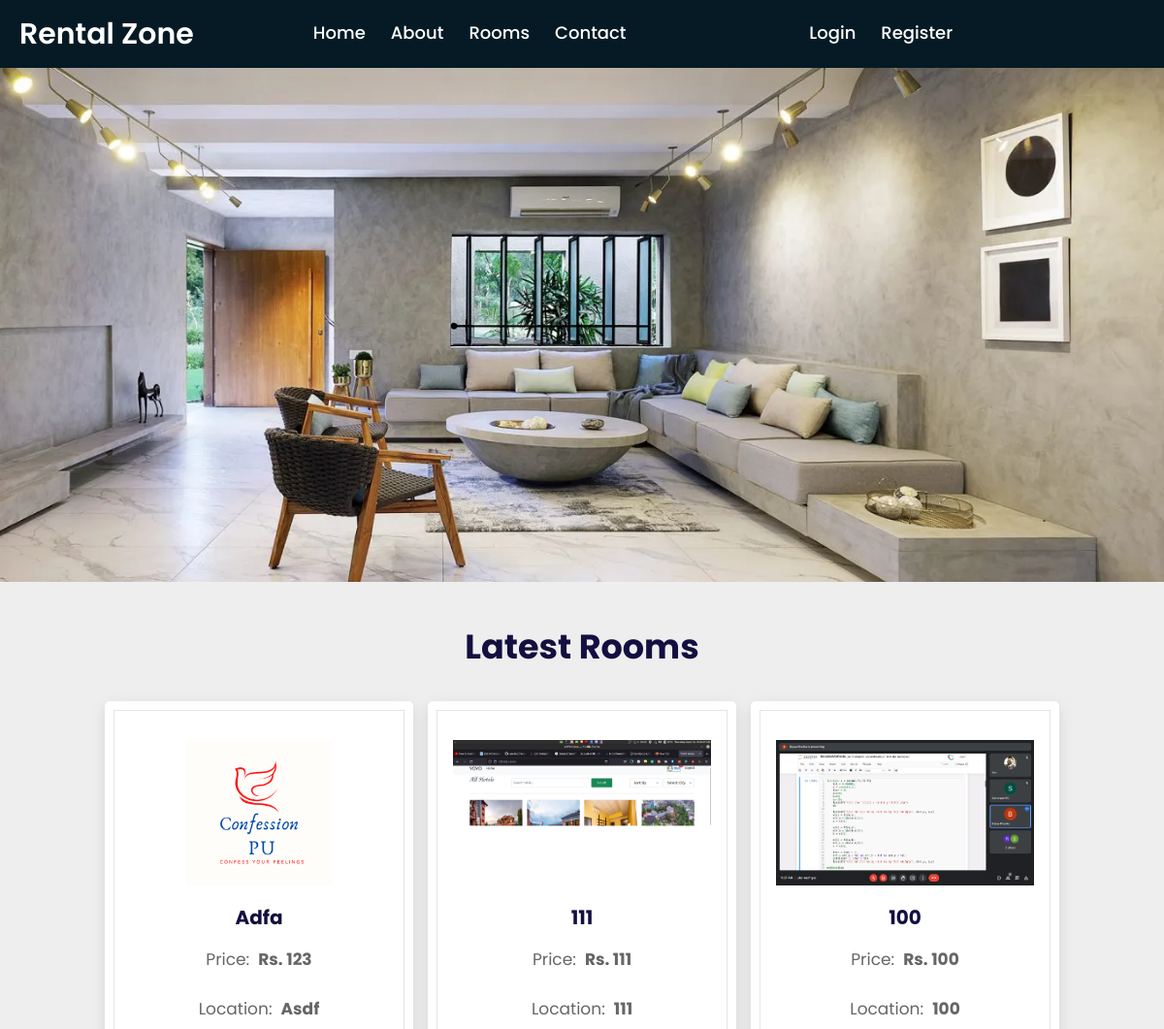
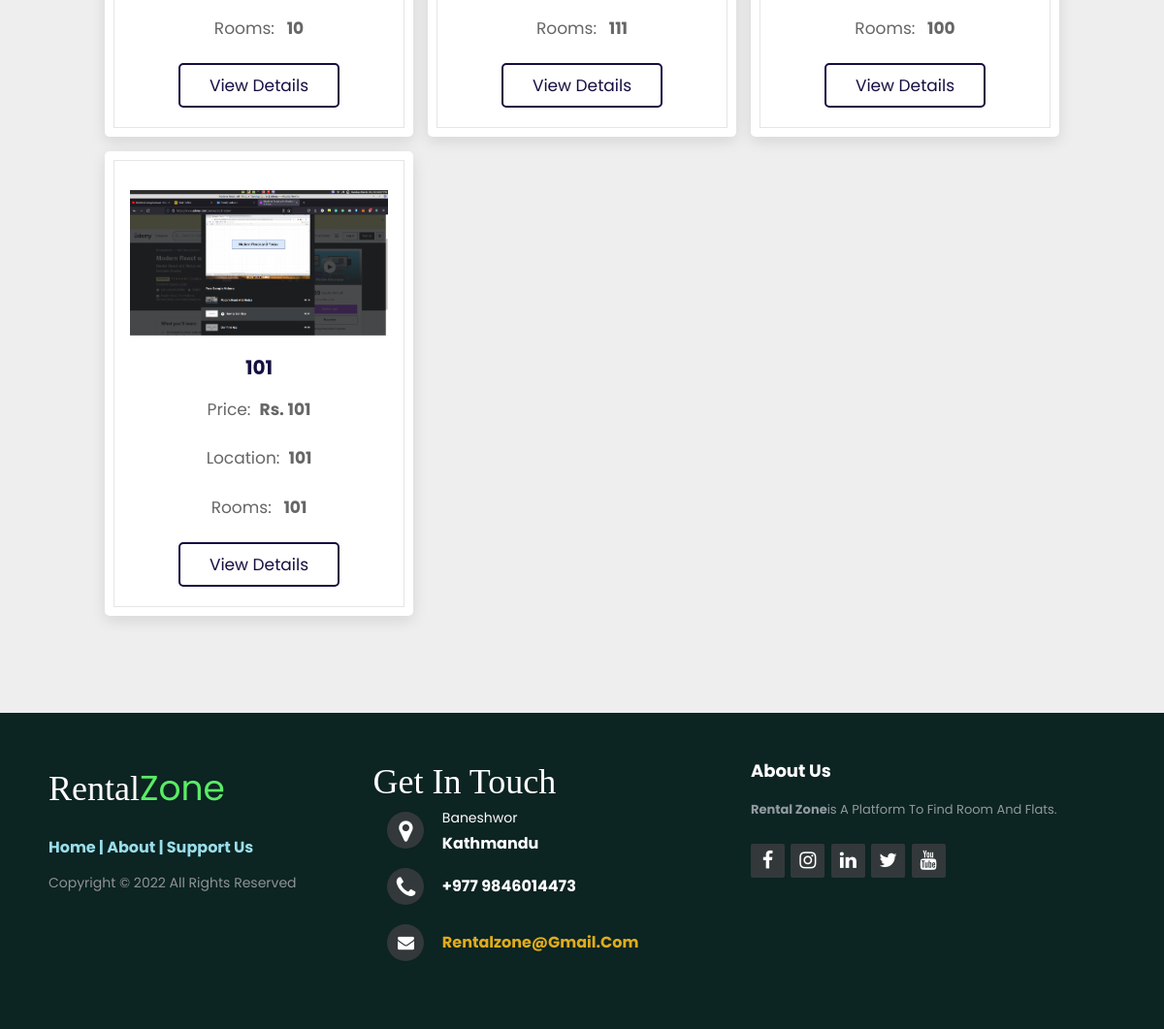
Before: / with the older database file (2 pictures, top to bottom).
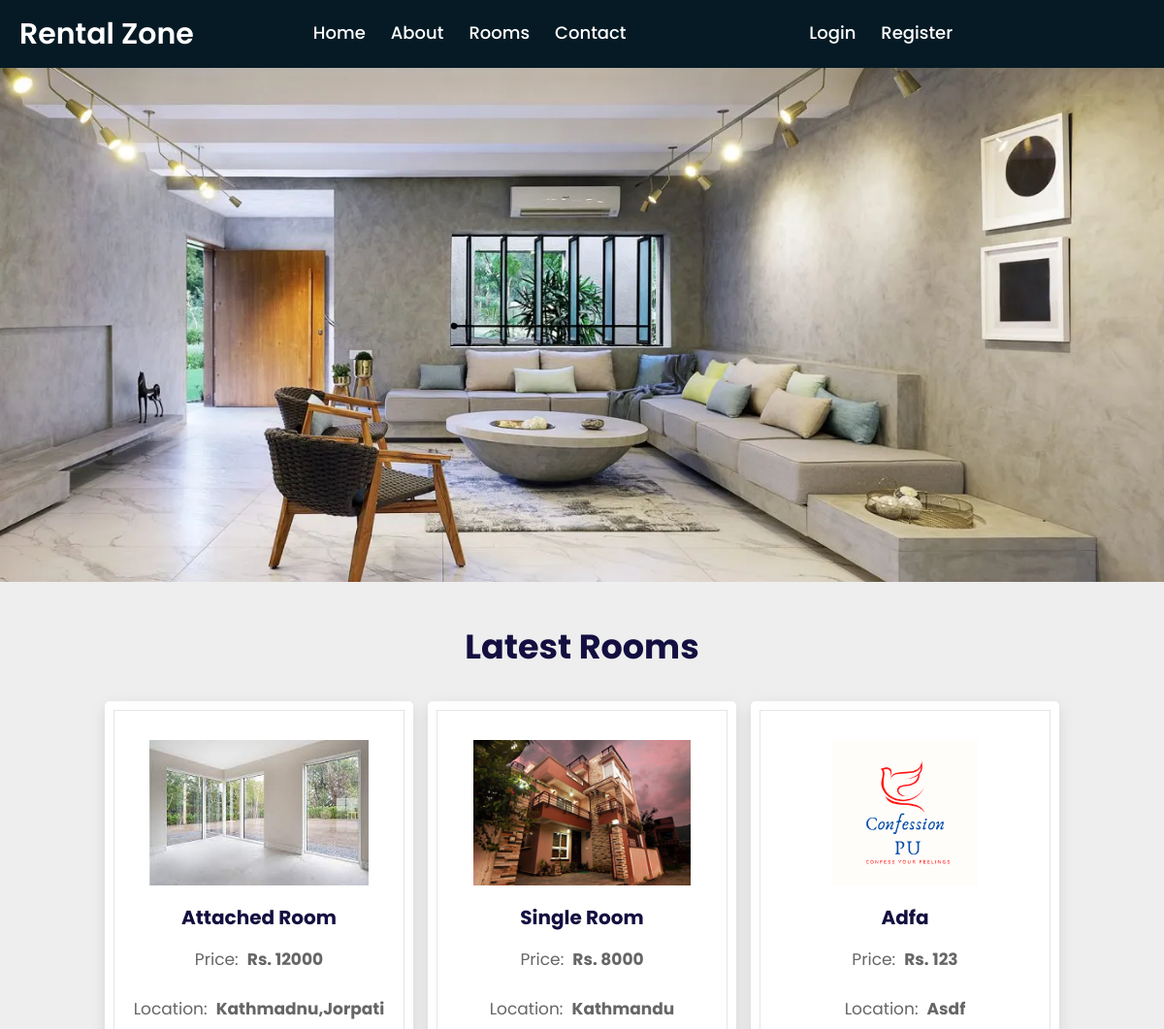
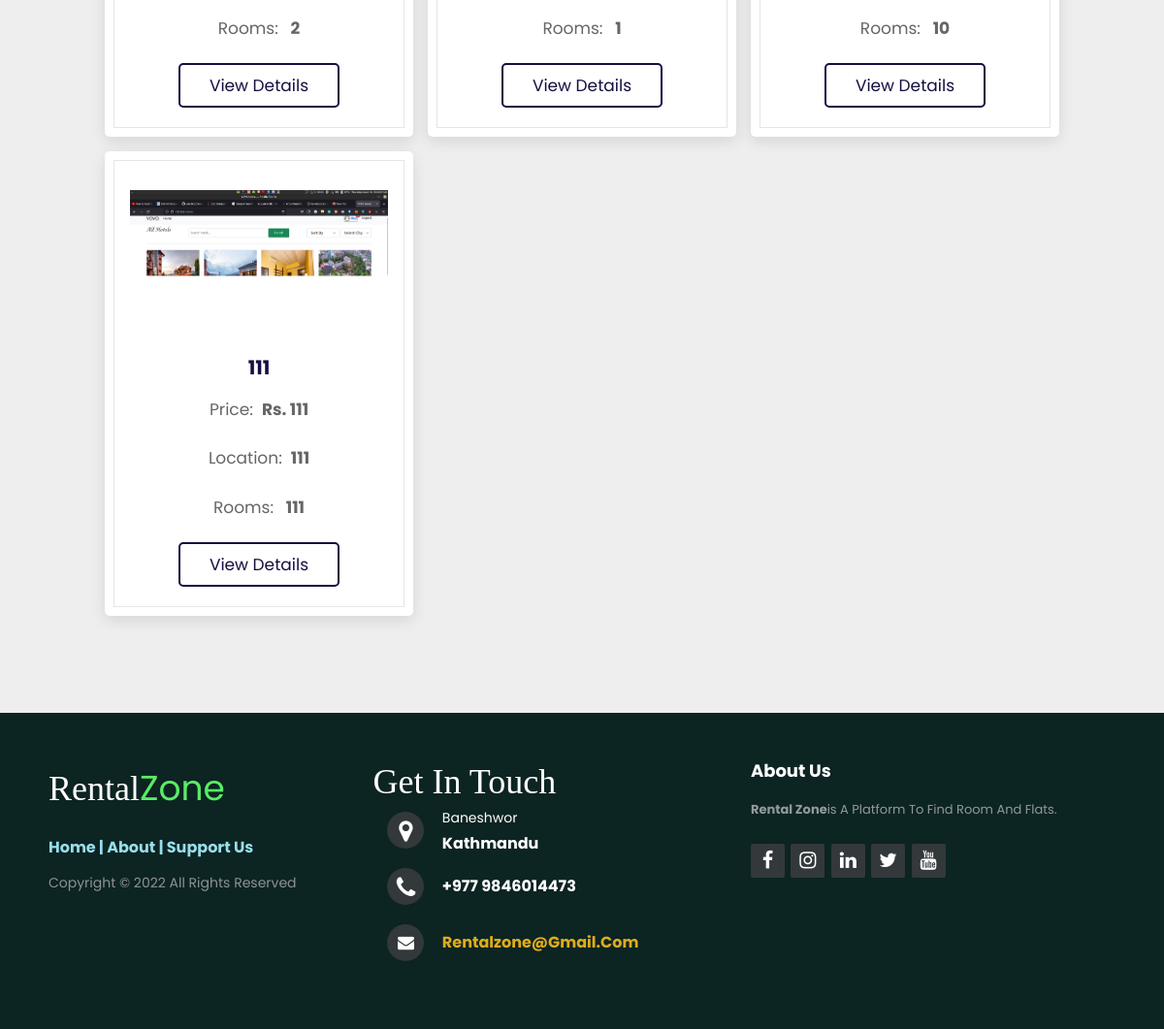
After: the same page with the newer database file (2 pictures, top to bottom).
### rooms/models.py (models this page shows, shortened)
class Room(models.Model):
   owner = models.ForeignKey(CustomUser,on_delete=models.CASCADE)
   number_of_room = models.PositiveIntegerField(default=0,null=True,blank=True)
   available_rooms = models.PositiveIntegerField(default=0,null=True,blank=True)
   room_price = models.PositiveIntegerField(default=0,null=True,blank=True)
   area_of_room = models.CharField(max_length=45,null=True,blank=True)
   floor = models.CharField(max_length=45,null=True,blank=True)
   parking = models.BooleanField(default=False,null=True,blank=True)
   address = models.CharField(max_length=100,null=True,blank=True)
   city = models.CharField(max_length=25,null=True,blank=True)
   state = models.CharField(max_length=25,null=True,blank=True)
   country = models.CharField(max_length=25,null=True,blank=True)
   image1 =  models.ImageField(upload_to='rooms/', null=True, blank=True )
   image2 = models.ImageField(upload_to='rooms/', null=True, blank=True)
   image3 = models.ImageField(upload_to='rooms/', null=True, blank=True)
   image4 = models.ImageField(upload_to='rooms/', null=True, blank=True)
   description = models.TextField(null=True, blank=True)
   map_link= models.TextField(null=True, blank=True)

### rooms/views.py (the view)
# urls.py: path('', views.index , name = "index"),
def index(request):
    roomList = Room.objects.all()
    latest_four = Room.objects.all().order_by('-id')[:4]
    latest_four = reversed(latest_four)
    context ={'latest_four':latest_four}
    return render(request,'index.html',context)

### templates/index.html (shortened to what this page needs)
{% load static %}
<!DOCTYPE html>
<html lang="en">
<head>
  <link rel="stylesheet" href="https://unpkg.com/swiper@7/swiper-bundle.min.css" />
  <link rel="stylesheet" href="https://stackpath.bootstrapcdn.com/font-awesome/4.7.0/css/font-awesome.min.css">
  <link rel="stylesheet" href="https://cdnjs.cloudflare.com/ajax/libs/font-awesome/5.15.4/css/all.min.css">
  <link rel="stylesheet" href="http://maxcdn.bootstrapcdn.com/font-awesome/4.2.0/css/font-awesome.min.css">
  <link rel="stylesheet" href=" {% static 'css/style.css' %} ">
  <link rel="stylesheet" href="{% static 'css/rooms.css' %}">
  <link rel="stylesheet" href="{% static 'css/footer.css' %}">
</head>
<body>
  <div class="wrapper">
    {% include './nav.html' %}
  </div>
  <section class="home" id="home">
  </section>
  <section class="categories" id="rooms">
    <h1 class="heading"> Latest Rooms</h1>
    <div class="box-container">
      {% for room in latest_four %}
      <div class="box">
        <img src="{{room.image1.url}}" alt="">
        <h3>{{room.address}}</h3>
        <p>Price: &nbsp;<b>Rs. {{room.room_price}}</b> </p>
        <p>Location: &nbsp;<b>{{room.city}}</b> </p>
        <p>Rooms: &nbsp;<b>  {{room.available_rooms}}</b> </p>
        <a href="/roomView/{{room.id}} " class="viewDetainbtn">View details</a>
      </div>
      {% endfor %}
      </div>
  </section>
  {% include './footer.html' %}
</body>
</html>

Changed rows visible on the page:
removed Room: image1 (picture), address "100", room_price "100", city "100", available_rooms "100"
removed Room: image1 (picture), address "101", room_price "101", city "101", available_rooms "101"
now on this page (row unchanged): Room: image1 (picture), address "Attached Room", room_price "12000", city "Kathmadnu,Jorpati", available_rooms "2"
now on this page (row unchanged): Room: image1 (picture), address "Single Room", room_price "8000", city "Kathmandu", available_rooms "1"
